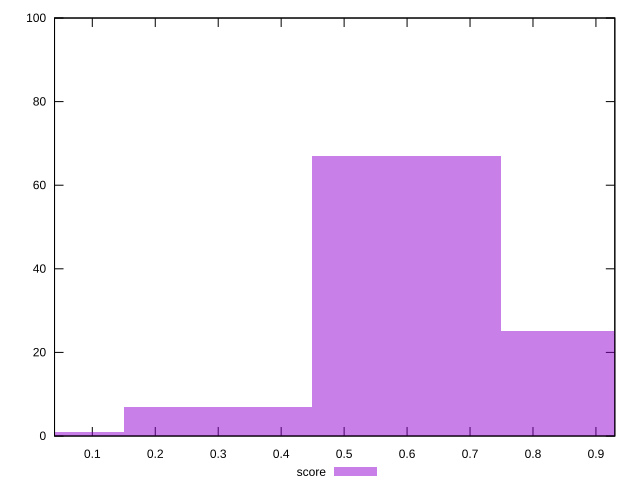

The script that saved this image:
reset

$score <<EOF
0.29984164344660985 7
0.5996832868932197 67
0 1
0.8995249303398296 25
EOF

set key outside below
set boxwidth 0.29984164344660985
set xrange [0.04:0.93]
set yrange [0:100]
set trange [0:100]
set style fill transparent solid 0.5 noborder
set terminal svg size 640, 490 enhanced background rgb 'white'
set output "reprap/total-blocking-time/samples/pages/score/histogram.svg"

plot $score title "score" with boxes

reset
